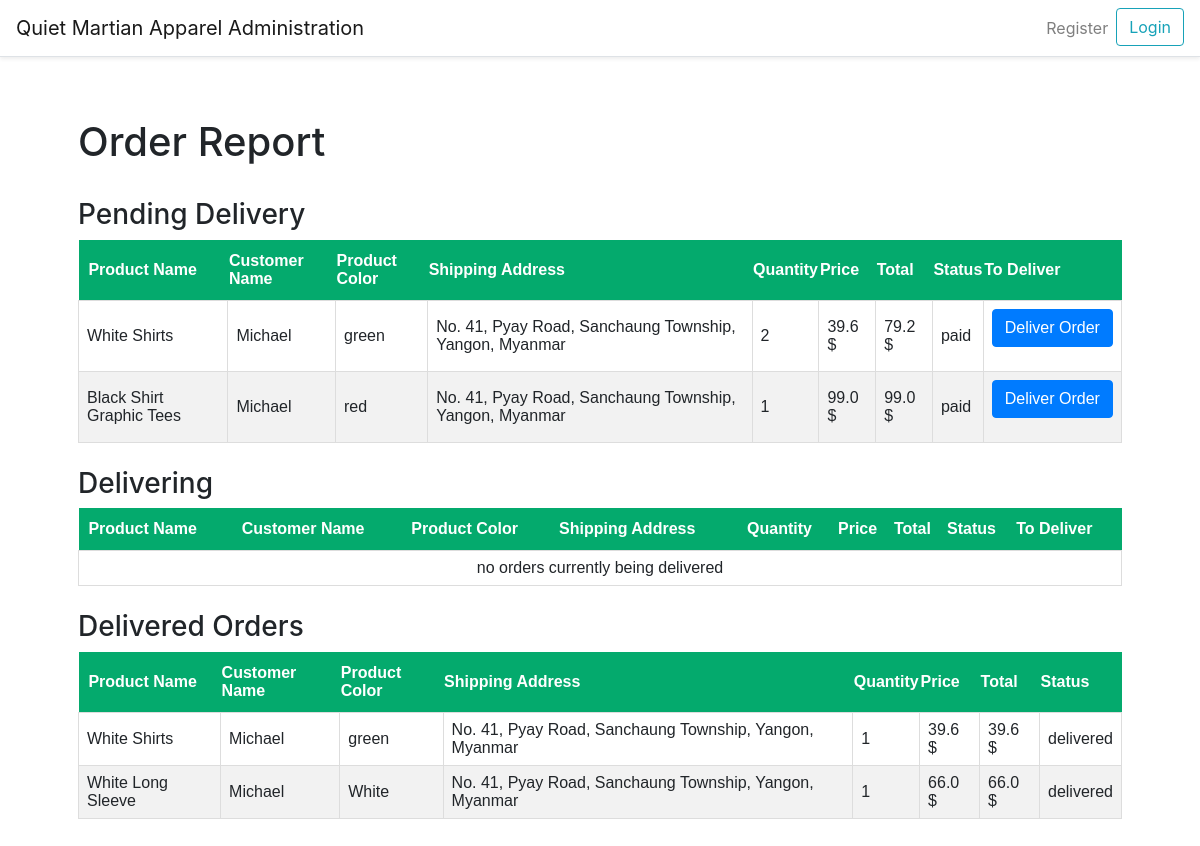
Page /order-report on the committed database.
### website/models.py (models this page shows, shortened)
class Order(db.Model, UserMixin):
    id = db.Column(db.Integer, primary_key=True)
    customer_id = db.Column(db.Integer, db.ForeignKey('customer.id'))
    product_id = db.Column(db.Integer, db.ForeignKey('product.id'))
    order_no = db.Column(db.String(150), unique=True)
    quantity = db.Column(db.Integer)
    color = db.Column(db.String(30))
    price = db.Column(db.Float)
    order_total = db.Column(db.Float)
    order_date = db.Column(db.DateTime, default=func.now())
    order_status = db.Column(db.String(150))
    payments = db.relationship('Payment')
    product = db.relationship('Product', lazy=True)
    customer = db.relationship('Customer', lazy=True)

class Product(db.Model, UserMixin):
    id = db.Column(db.Integer, primary_key=True)
    brand_id = db.Column(db.Integer, db.ForeignKey('brand.id'))
    category_id = db.Column(db.Integer, db.ForeignKey('category.id'))
    title = db.Column(db.String(150))
    description = db.Column(db.String(255))
    stock = db.Column(db.Integer)
    discount_id = db.Column(db.Integer, db.ForeignKey('discount.id'))
    price = db.Column(db.Float)
    color_id = db.Column(db.Integer, db.ForeignKey('color.id'))
    image_1 = db.Column(db.String(150))
    image_2 = db.Column(db.String(150))
    image_3 = db.Column(db.String(150))
    created_date = db.Column(db.DateTime, default=func.now())
    created_by_id = db.Column(db.Integer)
    updated_date = db.Column(db.DateTime, default=func.now())
    updated_by_id = db.Column(db.Integer)
    brand = db.relationship('Brand')
    category = db.relationship('Category')
    color = db.relationship('Color')
    colors = db.relationship('Color', secondary='product_color')
    orders = db.relationship('Order', lazy=True)
    discount = db.relationship('Discount', lazy=True)

class Customer(db.Model, UserMixin):
    id = db.Column(db.Integer, primary_key=True)
    name = db.Column(db.String(150))
    nric = db.Column(db.String(150))
    nationality = db.Column(db.String(150))
    phone_number = db.Column(db.String(150))
    dob = db.Column(db.DateTime)
    email = db.Column(db.String(150), unique=True)
    address = db.Column(db.String(255))
    card_no = db.Column(db.String(150))
    username = db.Column(db.String(150), unique=True)
    password = db.Column(db.String(150))
    created_date = db.Column(db.DateTime, default=func.now())
    payments = db.relationship('Payment')
    orders = db.relationship('Order')

### website/auth.py (the view)
@auth.route('/order-report', methods=['GET', 'POST'])
def order_report():
    orders = Order.query.filter_by(order_status='paid').all()
    tod_orders = Order.query.filter_by(order_status='delivering').all()
    d_orders = Order.query.filter_by(order_status='delivered').all()
    return render_template("staff/order_report.html", tod_orders=tod_orders, d_orders=d_orders, orders=orders,
                           user=current_user)

### website/templates/staff/order_report.html (shortened to what this page needs)
{% extends "staff/layout.html" %}
{% block main %}
<link rel="stylesheet" href="static/payment.css">
    <h1>Order Report</h1>
<br>
<h3>Pending Delivery</h3>
        <table class="history">
            <thead>
                <tr>
                    <th>&nbsp;&nbsp;Product Name</th>
                    <th>Customer Name</th>
                    <th>Product Color</th>
                    <th>Shipping Address</th>
                    <th>Quantity</th>
                    <th>Price</th>
                    <th>Total</th>
                    <th>Status</th>
                    <th>To Deliver</th>
                </tr>
            </thead>
            <tbody>
            {% if orders %}
                {% for order in orders %}
                    <tr>
                        <td>{{ order.product.title }}</td>
                        <td>{{ order.customer.name }}</td>
                        <td>{{ order.color}}</td>
                        <td>{{ order.customer.address }}</td>
                        <td>{{ order.quantity }}</td>
                        <td>{{ order.price }} $</td>
                        <td>{{ order.order_total }} $</td>
                        <td>{{ order.order_status }}</td>
                        <td>
                            {% if order.order_status == 'paid' %}
                            <form method="POST" action="{{ url_for('auth.order_delivering') }}">
                                <button type="submit" class="btn btn-primary">Deliver Order</button>
                            </form>
                            {% endif %}
                        </td>
                    </tr>
                {% endfor %}
            {% else %}
            <td colspan="9" align="center">no orders pending delivery</td>
            {% endif %}
            </tbody>
        </table>
<br>
<h3>Delivering</h3>
        <table class="history">
            <thead>
                <tr>
                    <th>&nbsp;&nbsp;Product Name</th>
                    <th>Customer Name</th>
                    <th>Product Color</th>
                    <th>Shipping Address</th>
                    <th>Quantity</th>
                    <th>Price</th>
                    <th>Total</th>
                    <th>Status</th>
                    <th>To Deliver</th>
                </tr>
            </thead>
            <tbody>
            {% if tod_orders %}
                {% for order in tod_orders %}
                    <tr>
                        <td>{{ order.product.title }}</td>
                        <td>{{ order.customer.name }}</td>
                        <td>{{ order.color}}</td>
                        <td>{{ order.customer.address }}</td>
                        <td>{{ order.quantity }}</td>
                        <td>{{ order.price }} $</td>
                        <td>{{ order.order_total }} $</td>
                        <td>{{ order.order_status }}</td>
                        <td>
                            {% if order.order_status == 'delivering' %}
                            <form method="POST" action="{{ url_for('auth.order_delivered') }}">
                                <input type="hidden" name="order_id" value="{{ order.id }}">
                                <button type="submit" class="btn btn-primary">Delivered</button>
                            </form>
                            {% endif %}
                        </td>
                    </tr>
                {% endfor %}
            {% else %}
            <td colspan="9" align="center">no orders currently being delivered</td>
            {% endif %}
            </tbody>
        </table>
<br>
<h3>Delivered Orders</h3>
<table class="history">
            <thead>
                <tr>
                    <th>&nbsp;&nbsp;Product Name</th>
                    <th>Customer Name</th>
                    <th>Product Color</th>
                    <th>Shipping Address</th>
                    <th>Quantity</th>
                    <th>Price</th>
                    <th>Total</th>
                    <th>Status</th>
                </tr>
            </thead>
            <tbody>
            {% if d_orders %}
                {% for order in d_orders %}
                    <tr>
                        <td>{{ order.product.title }}</td>
                        <td>{{ order.customer.name }}</td>
                        <td>{{ order.color}}</td>
                        <td>{{ order.customer.address }}</td>
                        <td>{{ order.quantity }}</td>
                        <td>{{ order.price }} $</td>
                        <td>{{ order.order_total }} $</td>
                        <td>{{ order.order_status }}</td>
                    </tr>
                {% endfor %}
            {% else %}
            <td colspan="9" align="center">no orders delivered to the customer yet</td>
            {% endif %}
            </tbody>
        </table>
{% endblock %}

### website/static/style.css (style rules this page uses)
html { scroll-behavior: smooth; }

### website/static/payment.css (style rules this page uses)
.history th { padding-top: 12px; padding-bottom: 12px; text-align: left; background-color: #04AA6D; color: white; }
.history { font-family: Arial, Helvetica, sans-serif; border-collapse: collapse; width: 100%; }
.history td, history th { border: 1px solid #ddd; padding: 8px; }
.history tr:nth-child(even) { background-color: #f2f2f2; }

### rows in the picture
Order: product "White Shirts", customer.name "Michael", color "green", customer.address "No. 41, Pyay Road, Sanchaung Township, Yangon, Myanmar", quantity "2", price "39.6", order_total "79.2", order_status "paid"
Order: product "Black Shirt Graphic Tees", customer.name "Michael", color "red", customer.address "No. 41, Pyay Road, Sanchaung Township, Yangon, Myanmar", quantity "1", price "99.0", order_total "99.0", order_status "paid"
Order: product "White Shirts", customer.name "Michael", color "green", customer.address "No. 41, Pyay Road, Sanchaung Township, Yangon, Myanmar", quantity "1", price "39.6", order_total "39.6", order_status "delivered"
Order: product "White Long Sleeve", customer.name "Michael", color "White", customer.address "No. 41, Pyay Road, Sanchaung Township, Yangon, Myanmar", quantity "1", price "66.0", order_total "66.0", order_status "delivered"
